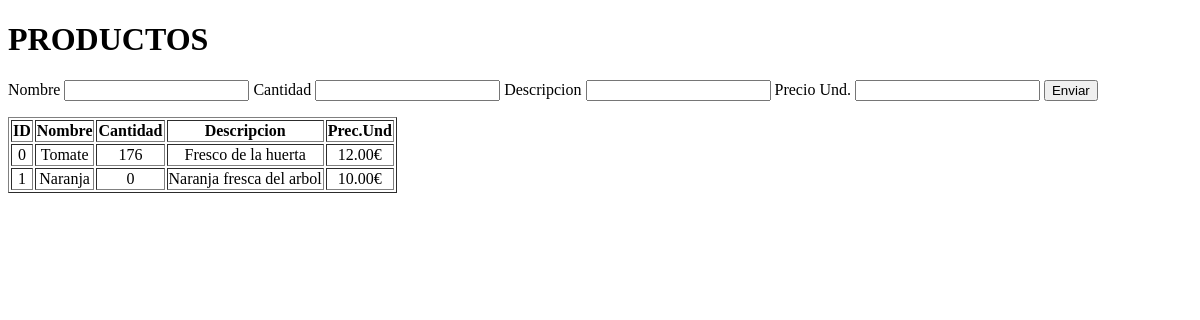
Before: /productos with the older database file.
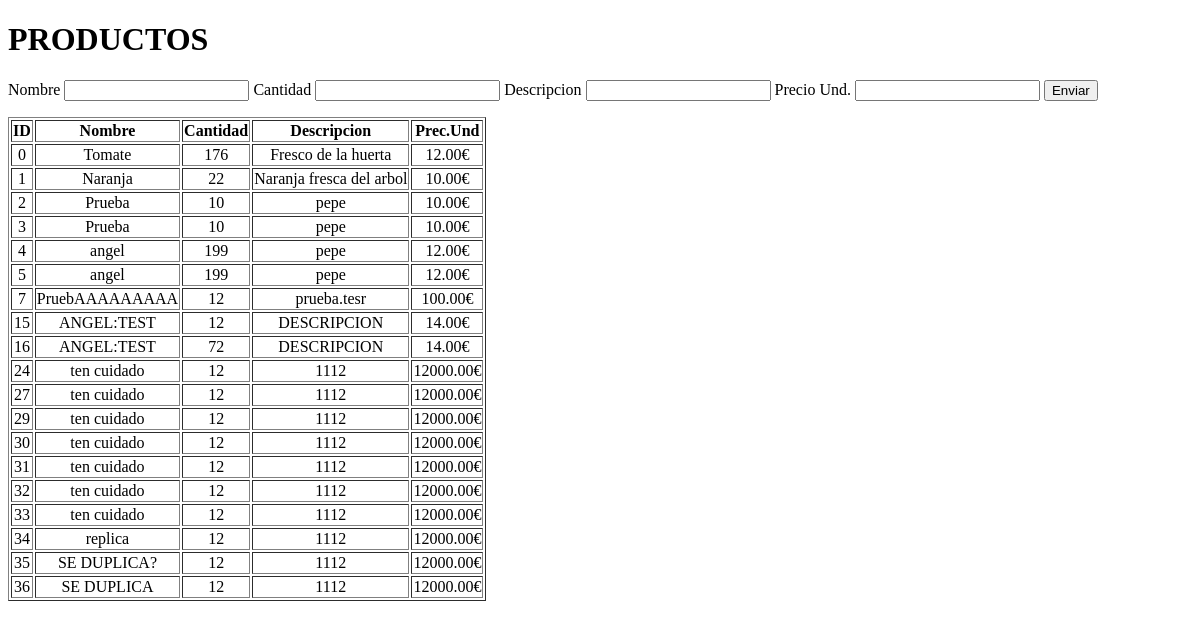
After: the same page with the newer database file.
### models.py (models this page shows)
class Producto(db.Model):
    __tablename__ = 'producto'
    id_producto = Column(Integer, primary_key=True,autoincrement=True)
    cantidad = Column(Integer, nullable=False)
    nombre = Column(String(200), nullable=False)
    descripcion = Column(String(255))
    precio_unitario = Column(Numeric(precision=10,scale=2), nullable=False)
    albaran = relationship('Albaran',backref='producto')
    facturacion = relationship('Facturacion', backref='producto')

### routes.py (the view)
@main.route('/productos',methods=["GET","POST"])
def mostrar_productos():
    productos = Producto.query.all()
    form = ProductosForm()
    try:
        newProduct= Producto(cantidad=form.cantidad.data,nombre=form.nombre.data,descripcion=form.descripcion.data,precio_unitario=form.precio_unitario.data)
        if not Producto.query.filter_by(nombre=newProduct.nombre).first():#usaremos el nombre como identificador para que no se duplique
         db.session.add(newProduct)
         db.session.commit()
         flash('✅Se ha añadido el producto correctamente','success')
         redirect("/productos")
    except Exception as e:
        db.session.rollback()
        print("Hubo un problema durante la insercion del producto")
    return render_template("productos.html",productos=productos,form=form)

### form.py
class ProductosForm(FlaskForm):
    producto = SelectField('producto', choices=[], coerce=lambda x: int(x) if x is not None else None)
    cantidad = IntegerField('cantidad', validators=[validators.DataRequired(), validators.NumberRange(min=0)])
    nombre = StringField('nombre',[validators.Length(min=4, max=200)])
    descripcion = StringField('descripcion',[validators.Length(min=4, max=255)])
    precio_unitario = IntegerField('precio', validators=[validators.DataRequired(), validators.NumberRange(min=0)])

### templates/productos.html (shortened to what this page needs)
<!DOCTYPE html>
<html lang="en">
<head>
</head>
<body>
    <h1>PRODUCTOS</h1>
    <form method="post">
        <label >Nombre {{form.nombre}}</label>
        <label >Cantidad {{form.cantidad}}</label>
        <label >Descripcion {{form.descripcion}}</label>
        <label >Precio Und. {{form.precio_unitario}}</label>
        <button type="submit">Enviar</button>
    </form>
    <table border style="text-align: center;">
     <thead>
        <tr>
            <th>ID</th>
            <th>Nombre</th>
            <th>Cantidad</th>
            <th>Descripcion</th>
            <th>Prec.Und</th>
        </tr>
     </thead>
     <tbody>
        {% for producto in productos %}
        <tr>
            <td>{{producto.id_producto}}</td>
            <td>{{producto.nombre}}</td>
            <td>{{producto.cantidad}}</td>
            <td>{{producto.descripcion}}</td>
            <td>{{producto.precio_unitario}}€</td>
        </tr>
        {% endfor %}
     </tbody>
    </table>
</body>
</html>

Changed rows visible on the page:
changed Producto "Naranja": cantidad "0" → "22"
added Producto: id_producto "2", nombre "Prueba", cantidad "10", descripcion "pepe", precio_unitario "10.00"
added Producto: id_producto "3", nombre "Prueba", cantidad "10", descripcion "pepe", precio_unitario "10.00"
added Producto: id_producto "4", nombre "angel", cantidad "199", descripcion "pepe", precio_unitario "12.00"
added Producto: id_producto "5", nombre "angel", cantidad "199", descripcion "pepe", precio_unitario "12.00"
added Producto: id_producto "7", nombre "PruebAAAAAAAAA", cantidad "12", descripcion "prueba.tesr", precio_unitario "100.00"
added Producto: id_producto "15", nombre "ANGEL:TEST", cantidad "12", descripcion "DESCRIPCION", precio_unitario "14.00"
added Producto: id_producto "16", nombre "ANGEL:TEST", cantidad "72", descripcion "DESCRIPCION", precio_unitario "14.00"
added Producto: id_producto "24", nombre "ten cuidado", cantidad "12", descripcion "1112", precio_unitario "12000.00"
added Producto: id_producto "27", nombre "ten cuidado", cantidad "12", descripcion "1112", precio_unitario "12000.00"
added Producto: id_producto "29", nombre "ten cuidado", cantidad "12", descripcion "1112", precio_unitario "12000.00"
added Producto: id_producto "30", nombre "ten cuidado", cantidad "12", descripcion "1112", precio_unitario "12000.00"
added Producto: id_producto "31", nombre "ten cuidado", cantidad "12", descripcion "1112", precio_unitario "12000.00"
added Producto: id_producto "32", nombre "ten cuidado", cantidad "12", descripcion "1112", precio_unitario "12000.00"
added Producto: id_producto "33", nombre "ten cuidado", cantidad "12", descripcion "1112", precio_unitario "12000.00"
added Producto: id_producto "34", nombre "replica", cantidad "12", descripcion "1112", precio_unitario "12000.00"
added Producto: id_producto "35", nombre "SE DUPLICA?", cantidad "12", descripcion "1112", precio_unitario "12000.00"
added Producto: id_producto "36", nombre "SE DUPLICA", cantidad "12", descripcion "1112", precio_unitario "12000.00"
